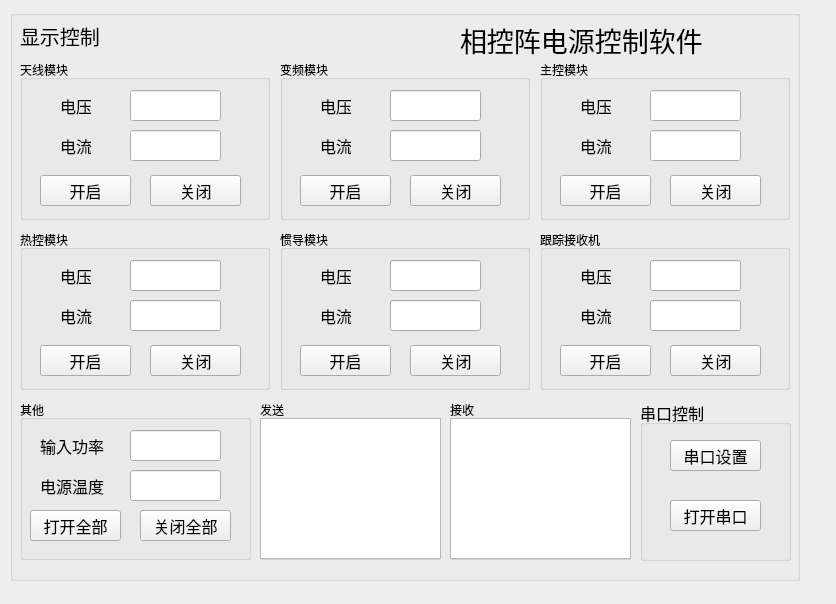
<?xml version="1.0" encoding="UTF-8"?>
<ui version="4.0">
 <class>powerCtrlClass</class>
 <widget class="QWidget" name="powerCtrlClass">
  <property name="geometry">
   <rect>
    <x>0</x>
    <y>0</y>
    <width>836</width>
    <height>604</height>
   </rect>
  </property>
  <property name="windowTitle">
   <string>powerCtrl</string>
  </property>
  <widget class="QLabel" name="label">
   <property name="geometry">
    <rect>
     <x>460</x>
     <y>20</y>
     <width>251</width>
     <height>40</height>
    </rect>
   </property>
   <property name="font">
    <font>
     <pointsize>20</pointsize>
    </font>
   </property>
   <property name="text">
    <string>相控阵电源控制软件</string>
   </property>
  </widget>
  <widget class="QGroupBox" name="displayGroup">
   <property name="geometry">
    <rect>
     <x>10</x>
     <y>10</y>
     <width>790</width>
     <height>571</height>
    </rect>
   </property>
   <property name="title">
    <string/>
   </property>
   <widget class="QLabel" name="label_2">
    <property name="geometry">
     <rect>
      <x>10</x>
      <y>10</y>
      <width>81</width>
      <height>31</height>
     </rect>
    </property>
    <property name="font">
     <font>
      <pointsize>15</pointsize>
     </font>
    </property>
    <property name="text">
     <string>显示控制</string>
    </property>
   </widget>
   <widget class="QGroupBox" name="antennaPanel">
    <property name="geometry">
     <rect>
      <x>10</x>
      <y>50</y>
      <width>250</width>
      <height>160</height>
     </rect>
    </property>
    <property name="title">
     <string>天线模块</string>
    </property>
    <widget class="QLabel" name="label_4">
     <property name="geometry">
      <rect>
       <x>40</x>
       <y>30</y>
       <width>31</width>
       <height>31</height>
      </rect>
     </property>
     <property name="font">
      <font>
       <pointsize>12</pointsize>
      </font>
     </property>
     <property name="text">
      <string>电压</string>
     </property>
    </widget>
    <widget class="QLineEdit" name="antennaModuleVoltage">
     <property name="geometry">
      <rect>
       <x>110</x>
       <y>30</y>
       <width>91</width>
       <height>31</height>
      </rect>
     </property>
    </widget>
    <widget class="QLabel" name="label_5">
     <property name="geometry">
      <rect>
       <x>40</x>
       <y>70</y>
       <width>31</width>
       <height>31</height>
      </rect>
     </property>
     <property name="font">
      <font>
       <pointsize>12</pointsize>
      </font>
     </property>
     <property name="text">
      <string>电流</string>
     </property>
    </widget>
    <widget class="QLineEdit" name="antennaModuleCurrent">
     <property name="geometry">
      <rect>
       <x>110</x>
       <y>70</y>
       <width>91</width>
       <height>31</height>
      </rect>
     </property>
    </widget>
    <widget class="QPushButton" name="antennaModuleOpen">
     <property name="geometry">
      <rect>
       <x>20</x>
       <y>115</y>
       <width>91</width>
       <height>31</height>
      </rect>
     </property>
     <property name="font">
      <font>
       <pointsize>12</pointsize>
      </font>
     </property>
     <property name="text">
      <string>开启</string>
     </property>
    </widget>
    <widget class="QPushButton" name="antennaModuleClose">
     <property name="geometry">
      <rect>
       <x>130</x>
       <y>115</y>
       <width>91</width>
       <height>31</height>
      </rect>
     </property>
     <property name="font">
      <font>
       <pointsize>12</pointsize>
      </font>
     </property>
     <property name="text">
      <string>关闭</string>
     </property>
    </widget>
   </widget>
   <widget class="QGroupBox" name="vfoPanel">
    <property name="geometry">
     <rect>
      <x>270</x>
      <y>50</y>
      <width>250</width>
      <height>160</height>
     </rect>
    </property>
    <property name="title">
     <string>变频模块</string>
    </property>
    <widget class="QLabel" name="label_8">
     <property name="geometry">
      <rect>
       <x>40</x>
       <y>30</y>
       <width>31</width>
       <height>31</height>
      </rect>
     </property>
     <property name="font">
      <font>
       <pointsize>12</pointsize>
      </font>
     </property>
     <property name="text">
      <string>电压</string>
     </property>
    </widget>
    <widget class="QLineEdit" name="vfoModuleVoltage">
     <property name="geometry">
      <rect>
       <x>110</x>
       <y>30</y>
       <width>91</width>
       <height>31</height>
      </rect>
     </property>
    </widget>
    <widget class="QLabel" name="label_6">
     <property name="geometry">
      <rect>
       <x>40</x>
       <y>70</y>
       <width>31</width>
       <height>31</height>
      </rect>
     </property>
     <property name="font">
      <font>
       <pointsize>12</pointsize>
      </font>
     </property>
     <property name="text">
      <string>电流</string>
     </property>
    </widget>
    <widget class="QLineEdit" name="vfoModuleCurrent">
     <property name="geometry">
      <rect>
       <x>110</x>
       <y>70</y>
       <width>91</width>
       <height>31</height>
      </rect>
     </property>
    </widget>
    <widget class="QPushButton" name="vfoModuleOpen">
     <property name="geometry">
      <rect>
       <x>20</x>
       <y>115</y>
       <width>91</width>
       <height>31</height>
      </rect>
     </property>
     <property name="font">
      <font>
       <pointsize>12</pointsize>
      </font>
     </property>
     <property name="text">
      <string>开启</string>
     </property>
    </widget>
    <widget class="QPushButton" name="vfoModuleClose">
     <property name="geometry">
      <rect>
       <x>130</x>
       <y>115</y>
       <width>91</width>
       <height>31</height>
      </rect>
     </property>
     <property name="font">
      <font>
       <pointsize>12</pointsize>
      </font>
     </property>
     <property name="text">
      <string>关闭</string>
     </property>
    </widget>
   </widget>
   <widget class="QGroupBox" name="mainPanel">
    <property name="geometry">
     <rect>
      <x>530</x>
      <y>50</y>
      <width>250</width>
      <height>160</height>
     </rect>
    </property>
    <property name="title">
     <string>主控模块</string>
    </property>
    <widget class="QLabel" name="label_10">
     <property name="geometry">
      <rect>
       <x>40</x>
       <y>30</y>
       <width>31</width>
       <height>31</height>
      </rect>
     </property>
     <property name="font">
      <font>
       <pointsize>12</pointsize>
      </font>
     </property>
     <property name="text">
      <string>电压</string>
     </property>
    </widget>
    <widget class="QLineEdit" name="mainModuleVoltage">
     <property name="geometry">
      <rect>
       <x>110</x>
       <y>30</y>
       <width>91</width>
       <height>31</height>
      </rect>
     </property>
    </widget>
    <widget class="QLabel" name="label_9">
     <property name="geometry">
      <rect>
       <x>40</x>
       <y>70</y>
       <width>31</width>
       <height>31</height>
      </rect>
     </property>
     <property name="font">
      <font>
       <pointsize>12</pointsize>
      </font>
     </property>
     <property name="text">
      <string>电流</string>
     </property>
    </widget>
    <widget class="QLineEdit" name="mainModuleCurrent">
     <property name="geometry">
      <rect>
       <x>110</x>
       <y>70</y>
       <width>91</width>
       <height>31</height>
      </rect>
     </property>
    </widget>
    <widget class="QPushButton" name="mainModuleOpen">
     <property name="geometry">
      <rect>
       <x>20</x>
       <y>115</y>
       <width>91</width>
       <height>31</height>
      </rect>
     </property>
     <property name="font">
      <font>
       <pointsize>12</pointsize>
      </font>
     </property>
     <property name="text">
      <string>开启</string>
     </property>
    </widget>
    <widget class="QPushButton" name="mainModuleClose">
     <property name="geometry">
      <rect>
       <x>130</x>
       <y>115</y>
       <width>91</width>
       <height>31</height>
      </rect>
     </property>
     <property name="font">
      <font>
       <pointsize>12</pointsize>
      </font>
     </property>
     <property name="text">
      <string>关闭</string>
     </property>
    </widget>
   </widget>
   <widget class="QGroupBox" name="thermalPanel">
    <property name="geometry">
     <rect>
      <x>10</x>
      <y>220</y>
      <width>250</width>
      <height>160</height>
     </rect>
    </property>
    <property name="title">
     <string>热控模块</string>
    </property>
    <widget class="QLabel" name="label_12">
     <property name="geometry">
      <rect>
       <x>40</x>
       <y>30</y>
       <width>31</width>
       <height>31</height>
      </rect>
     </property>
     <property name="font">
      <font>
       <pointsize>12</pointsize>
      </font>
     </property>
     <property name="text">
      <string>电压</string>
     </property>
    </widget>
    <widget class="QLineEdit" name="thermalModuleVoltage">
     <property name="geometry">
      <rect>
       <x>110</x>
       <y>30</y>
       <width>91</width>
       <height>31</height>
      </rect>
     </property>
    </widget>
    <widget class="QLabel" name="label_11">
     <property name="geometry">
      <rect>
       <x>40</x>
       <y>70</y>
       <width>41</width>
       <height>31</height>
      </rect>
     </property>
     <property name="font">
      <font>
       <pointsize>12</pointsize>
      </font>
     </property>
     <property name="text">
      <string>电流</string>
     </property>
    </widget>
    <widget class="QLineEdit" name="thermalModuleCurrent">
     <property name="geometry">
      <rect>
       <x>110</x>
       <y>70</y>
       <width>91</width>
       <height>31</height>
      </rect>
     </property>
    </widget>
    <widget class="QPushButton" name="thermalModuleOpen">
     <property name="geometry">
      <rect>
       <x>20</x>
       <y>115</y>
       <width>91</width>
       <height>31</height>
      </rect>
     </property>
     <property name="font">
      <font>
       <pointsize>12</pointsize>
      </font>
     </property>
     <property name="text">
      <string>开启</string>
     </property>
    </widget>
    <widget class="QPushButton" name="thermalModuleClose">
     <property name="geometry">
      <rect>
       <x>130</x>
       <y>115</y>
       <width>91</width>
       <height>31</height>
      </rect>
     </property>
     <property name="font">
      <font>
       <pointsize>12</pointsize>
      </font>
     </property>
     <property name="text">
      <string>关闭</string>
     </property>
    </widget>
   </widget>
   <widget class="QGroupBox" name="imuPanel">
    <property name="geometry">
     <rect>
      <x>270</x>
      <y>220</y>
      <width>250</width>
      <height>160</height>
     </rect>
    </property>
    <property name="title">
     <string>惯导模块</string>
    </property>
    <widget class="QLabel" name="label_14">
     <property name="geometry">
      <rect>
       <x>40</x>
       <y>30</y>
       <width>31</width>
       <height>31</height>
      </rect>
     </property>
     <property name="font">
      <font>
       <pointsize>12</pointsize>
      </font>
     </property>
     <property name="text">
      <string>电压</string>
     </property>
    </widget>
    <widget class="QLineEdit" name="imuModuleVoltage">
     <property name="geometry">
      <rect>
       <x>110</x>
       <y>30</y>
       <width>91</width>
       <height>31</height>
      </rect>
     </property>
    </widget>
    <widget class="QLabel" name="label_17">
     <property name="geometry">
      <rect>
       <x>40</x>
       <y>70</y>
       <width>31</width>
       <height>31</height>
      </rect>
     </property>
     <property name="font">
      <font>
       <pointsize>12</pointsize>
      </font>
     </property>
     <property name="text">
      <string>电流</string>
     </property>
    </widget>
    <widget class="QLineEdit" name="imuModuleCurrent">
     <property name="geometry">
      <rect>
       <x>110</x>
       <y>70</y>
       <width>91</width>
       <height>31</height>
      </rect>
     </property>
    </widget>
    <widget class="QPushButton" name="imuModuleOpen">
     <property name="geometry">
      <rect>
       <x>20</x>
       <y>115</y>
       <width>91</width>
       <height>31</height>
      </rect>
     </property>
     <property name="font">
      <font>
       <pointsize>12</pointsize>
      </font>
     </property>
     <property name="text">
      <string>开启</string>
     </property>
    </widget>
    <widget class="QPushButton" name="imuModuleClose">
     <property name="geometry">
      <rect>
       <x>130</x>
       <y>115</y>
       <width>91</width>
       <height>31</height>
      </rect>
     </property>
     <property name="font">
      <font>
       <pointsize>12</pointsize>
      </font>
     </property>
     <property name="text">
      <string>关闭</string>
     </property>
    </widget>
   </widget>
   <widget class="QGroupBox" name="trackerPanel">
    <property name="geometry">
     <rect>
      <x>530</x>
      <y>220</y>
      <width>250</width>
      <height>160</height>
     </rect>
    </property>
    <property name="title">
     <string>跟踪接收机</string>
    </property>
    <widget class="QLabel" name="label_13">
     <property name="geometry">
      <rect>
       <x>40</x>
       <y>30</y>
       <width>31</width>
       <height>31</height>
      </rect>
     </property>
     <property name="font">
      <font>
       <pointsize>12</pointsize>
      </font>
     </property>
     <property name="text">
      <string>电压</string>
     </property>
    </widget>
    <widget class="QLineEdit" name="trackerModuleVoltage">
     <property name="geometry">
      <rect>
       <x>110</x>
       <y>30</y>
       <width>91</width>
       <height>31</height>
      </rect>
     </property>
    </widget>
    <widget class="QLabel" name="label_15">
     <property name="geometry">
      <rect>
       <x>40</x>
       <y>70</y>
       <width>31</width>
       <height>31</height>
      </rect>
     </property>
     <property name="font">
      <font>
       <pointsize>12</pointsize>
      </font>
     </property>
     <property name="text">
      <string>电流</string>
     </property>
    </widget>
    <widget class="QLineEdit" name="trackerModuleCurrent">
     <property name="geometry">
      <rect>
       <x>110</x>
       <y>70</y>
       <width>91</width>
       <height>31</height>
      </rect>
     </property>
    </widget>
    <widget class="QPushButton" name="trackerModuleOpen">
     <property name="geometry">
      <rect>
       <x>20</x>
       <y>115</y>
       <width>91</width>
       <height>31</height>
      </rect>
     </property>
     <property name="font">
      <font>
       <pointsize>12</pointsize>
      </font>
     </property>
     <property name="text">
      <string>开启</string>
     </property>
    </widget>
    <widget class="QPushButton" name="trackerModuleClose">
     <property name="geometry">
      <rect>
       <x>130</x>
       <y>115</y>
       <width>91</width>
       <height>31</height>
      </rect>
     </property>
     <property name="font">
      <font>
       <pointsize>12</pointsize>
      </font>
     </property>
     <property name="text">
      <string>关闭</string>
     </property>
    </widget>
   </widget>
   <widget class="QGroupBox" name="otherPanel">
    <property name="geometry">
     <rect>
      <x>10</x>
      <y>390</y>
      <width>231</width>
      <height>160</height>
     </rect>
    </property>
    <property name="title">
     <string>其他</string>
    </property>
    <widget class="QLabel" name="label_19">
     <property name="geometry">
      <rect>
       <x>20</x>
       <y>30</y>
       <width>81</width>
       <height>31</height>
      </rect>
     </property>
     <property name="font">
      <font>
       <pointsize>12</pointsize>
      </font>
     </property>
     <property name="text">
      <string>输入功率</string>
     </property>
    </widget>
    <widget class="QLineEdit" name="input_w">
     <property name="geometry">
      <rect>
       <x>110</x>
       <y>30</y>
       <width>91</width>
       <height>31</height>
      </rect>
     </property>
     <property name="text">
      <string/>
     </property>
    </widget>
    <widget class="QLabel" name="label_18">
     <property name="geometry">
      <rect>
       <x>20</x>
       <y>70</y>
       <width>81</width>
       <height>31</height>
      </rect>
     </property>
     <property name="font">
      <font>
       <pointsize>12</pointsize>
      </font>
     </property>
     <property name="text">
      <string>电源温度</string>
     </property>
    </widget>
    <widget class="QLineEdit" name="power_temp">
     <property name="geometry">
      <rect>
       <x>110</x>
       <y>70</y>
       <width>91</width>
       <height>31</height>
      </rect>
     </property>
     <property name="text">
      <string/>
     </property>
    </widget>
    <widget class="QPushButton" name="allOpenButton">
     <property name="geometry">
      <rect>
       <x>10</x>
       <y>110</y>
       <width>91</width>
       <height>31</height>
      </rect>
     </property>
     <property name="font">
      <font>
       <pointsize>12</pointsize>
      </font>
     </property>
     <property name="text">
      <string>打开全部</string>
     </property>
    </widget>
    <widget class="QPushButton" name="allCloseButton">
     <property name="geometry">
      <rect>
       <x>120</x>
       <y>110</y>
       <width>91</width>
       <height>31</height>
      </rect>
     </property>
     <property name="font">
      <font>
       <pointsize>12</pointsize>
      </font>
     </property>
     <property name="text">
      <string>关闭全部</string>
     </property>
    </widget>
   </widget>
   <widget class="QGroupBox" name="sendPanel">
    <property name="geometry">
     <rect>
      <x>250</x>
      <y>390</y>
      <width>181</width>
      <height>160</height>
     </rect>
    </property>
    <property name="title">
     <string>发送</string>
    </property>
    <widget class="QTextBrowser" name="send_log">
     <property name="geometry">
      <rect>
       <x>0</x>
       <y>18</y>
       <width>181</width>
       <height>141</height>
      </rect>
     </property>
    </widget>
   </widget>
   <widget class="QGroupBox" name="recvPanel">
    <property name="geometry">
     <rect>
      <x>440</x>
      <y>390</y>
      <width>181</width>
      <height>160</height>
     </rect>
    </property>
    <property name="title">
     <string>接收</string>
    </property>
    <widget class="QTextBrowser" name="recv_log">
     <property name="geometry">
      <rect>
       <x>0</x>
       <y>18</y>
       <width>181</width>
       <height>141</height>
      </rect>
     </property>
    </widget>
   </widget>
   <widget class="QGroupBox" name="communicationGroup">
    <property name="geometry">
     <rect>
      <x>630</x>
      <y>390</y>
      <width>151</width>
      <height>161</height>
     </rect>
    </property>
    <property name="font">
     <font>
      <pointsize>12</pointsize>
     </font>
    </property>
    <property name="title">
     <string>串口控制</string>
    </property>
    <widget class="QPushButton" name="communicationSetup">
     <property name="geometry">
      <rect>
       <x>30</x>
       <y>40</y>
       <width>91</width>
       <height>31</height>
      </rect>
     </property>
     <property name="font">
      <font>
       <pointsize>12</pointsize>
      </font>
     </property>
     <property name="text">
      <string>串口设置</string>
     </property>
    </widget>
    <widget class="QPushButton" name="openCommunication">
     <property name="geometry">
      <rect>
       <x>30</x>
       <y>100</y>
       <width>91</width>
       <height>31</height>
      </rect>
     </property>
     <property name="font">
      <font>
       <pointsize>12</pointsize>
      </font>
     </property>
     <property name="text">
      <string>打开串口</string>
     </property>
    </widget>
   </widget>
  </widget>
 </widget>
 <layoutdefault spacing="6" margin="11"/>
 <resources/>
 <connections/>
</ui>
